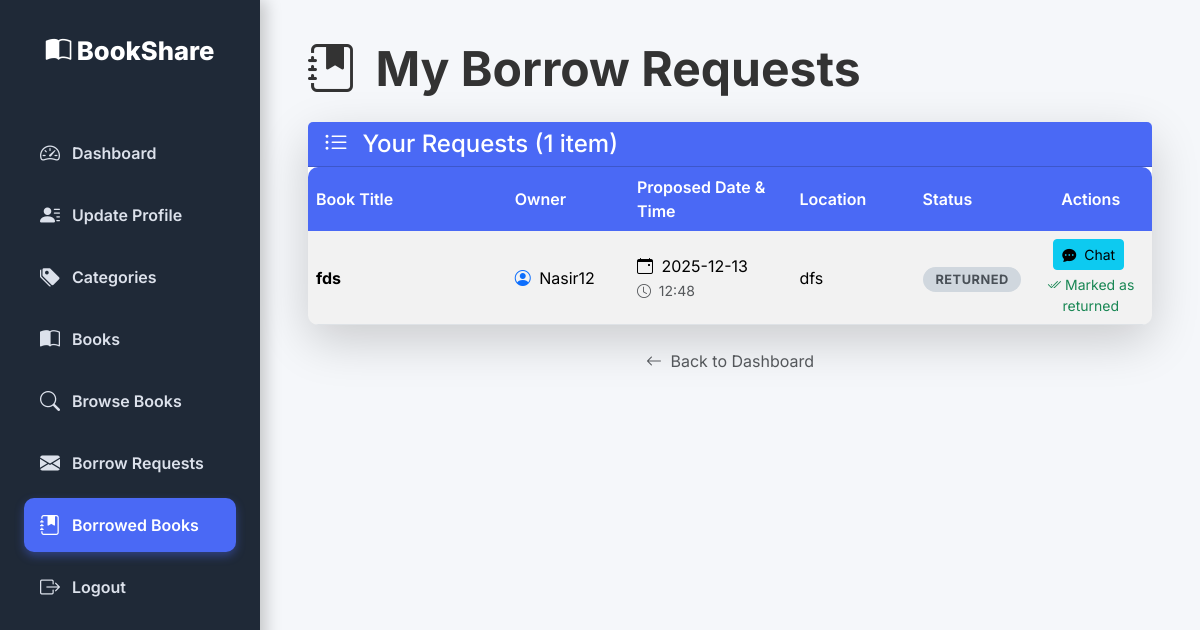
The app's page /borrowed-books (signed in) with its own data.
### models.py (models this page shows, shortened)
class BorrowRequest(db.Model):
    __tablename__ = 'borrow_requests'
    id = db.Column(db.Integer, primary_key=True)
    book_id = db.Column(db.Integer, db.ForeignKey('books.id'), nullable=False)
    borrower_id = db.Column(db.Integer, db.ForeignKey('users.id'), nullable=False)
    owner_id = db.Column(db.Integer, db.ForeignKey('users.id'), nullable=False)
    proposed_date = db.Column(db.String(20), nullable=False)      # e.g., "2025-12-14"
    proposed_time = db.Column(db.String(10), nullable=False)      # e.g., "14:30"
    proposed_location = db.Column(db.String(255), nullable=False)
    owner_proposed_date = db.Column(db.String(20), nullable=True)
    owner_proposed_time = db.Column(db.String(10), nullable=True)
    status = db.Column(
        db.Enum(BorrowStatus),
        default=BorrowStatus.pending,
        nullable=False
    )
    created_at = db.Column(db.DateTime, default=datetime.utcnow, nullable=False)
    updated_at = db.Column(db.DateTime, default=datetime.utcnow, onupdate=datetime.utcnow)
    book = db.relationship('Book', backref='borrow_requests', lazy=True)
    borrower = db.relationship('User', foreign_keys=[borrower_id], backref='outgoing_requests', lazy=True)
    owner = db.relationship('User', foreign_keys=[owner_id], backref='incoming_requests', lazy=True)

class Book(db.Model):
    __tablename__ = 'books'
    id = db.Column(db.Integer, primary_key=True)
    owner_id = db.Column(db.Integer, db.ForeignKey('users.id'), nullable=False, index=True)
    category_id = db.Column(db.Integer, db.ForeignKey('categories.id'), index=True)
    title = db.Column(db.String(200), nullable=False)
    author = db.Column(db.String(150), nullable=False)
    description = db.Column(db.Text)
    book_image = db.Column(db.String(255))
    book_type = db.Column(db.String(20), nullable=False)  # 'physical' or 'digital'
    status = db.Column(
        db.Enum('available', 'unavailable', name='book_status'),
        default='available',
        nullable=False
    )
    physical_location = db.Column(db.String(255))
    file_path = db.Column(db.String(255))
    download_link = db.Column(db.String(255))
    created_at = db.Column(db.DateTime, default=datetime.utcnow, nullable=False)
    category = db.relationship('Category', backref='books', lazy=True)
    owner = db.relationship('User', backref='books', lazy=True)

class User(UserMixin, db.Model):
    __tablename__ = 'users'
    id = db.Column(db.Integer, primary_key=True)
    username = db.Column(db.String(80), unique=True, nullable=False, index=True)
    email = db.Column(db.String(120), unique=True, nullable=False, index=True)
    password_hash = db.Column(db.String(255), nullable=False)
    full_name = db.Column(db.String(100))
    location = db.Column(db.String(100))
    profile_picture = db.Column(db.String(200))  # Relative path
    status = db.Column(
        db.Enum(UserStatus),
        default=UserStatus.unblocked,
        nullable=False
    )
    created_at = db.Column(db.DateTime, default=datetime.utcnow, nullable=False)
    @property
    def is_active(self) -> bool:
        return self.status == UserStatus.unblocked
    @property
    def is_admin(self):
        return False

### app.py (the view)
@app.route('/borrowed-books')
@login_required
def borrowed_books():
    requests = BorrowRequest.query.filter_by(borrower_id=current_user.id)\
                                  .order_by(BorrowRequest.created_at.desc()).all()
    return render_template('borrowed_books.html', requests=requests)

### app.py (called while the page is built)
@login_manager.user_loader
def load_user(user_id):
    try:
        uid = int(user_id)
    except (TypeError, ValueError):
        return None
    user = User.query.get(uid)
    if user:
        return user
    if uid == 999999:
        return Admin.query.get(uid)
    return None

### templates/borrowed_books.html (shortened to what this page needs)
{% extends "base.html" %}
{% block content %}
<div class="container-fluid p-0">
    <h2 class="mb-4 display-5 fw-bold" style="color: var(--text-color);">
        <i class="bi bi-journal-bookmark-fill me-2"></i> My Borrow Requests
    </h2>
    <div class="card shadow-lg">
        <div class="card-header">
            <h4 class="mb-0 text-white">
                <i class="bi bi-list-ul me-2"></i>
                Your Requests ({{ requests|length }} item{% if requests|length != 1 %}s{% endif %})
            </h4>
        </div>
        <div class="card-body p-0">
            <div class="table-responsive">
                <table class="table table-striped table-hover mb-0">
                    <thead>
                        <tr>
                            <th scope="col" style="width: 25%;">Book Title</th>
                            <th scope="col" style="width: 15%;">Owner</th>
                            <th scope="col" style="width: 20%;">Proposed Date & Time</th>
                            <th scope="col" style="width: 15%;">Location</th>
                            <th scope="col" style="width: 10%;">Status</th>
                            <th scope="col" class="text-center" style="width: 15%;">Actions</th>
                        </tr>
                    </thead>
                    <tbody>
                        {% if requests %}
                            {% for req in requests %}
                            <tr>
                                <td class="fw-bold">{{ req.book.title }}</td>
                                <td>
                                    <i class="bi bi-person-circle me-1 text-primary"></i>
                                    {{ req.owner.username }}
                                </td>
                                <td>
                                    {% if req.proposed_date and req.proposed_time %}
                                        <span class="d-block">
                                            <i class="bi bi-calendar-event me-1"></i>
                                            {{ req.proposed_date }}
                                        </span>
                                        <span class="text-muted small">
                                            <i class="bi bi-clock me-1"></i>
                                            {{ req.proposed_time }}
                                        </span>
                                    {% else %}
                                        <span class="text-muted">—</span>
                                    {% endif %}
                                </td>
                                <td>{{ req.proposed_location or '—' }}</td>
                                <td>
                                    {% if req.status.value == 'pending' %}
                                        <span class="borrow-status-label status-pending">Pending</span>
                                    {% elif req.status.value == 'accepted' %}
                                        <span class="borrow-status-label status-accepted">Accepted</span>
                                    {% elif req.status.value == 'rejected' %}
                                        <span class="borrow-status-label status-rejected">Rejected</span>
                                    {% elif req.status.value == 'modified' %}
                                        <span class="borrow-status-label status-modified">Counter-Proposed</span>
                                    {% elif req.status.value == 'returned' %}
                                        <span class="borrow-status-label status-returned">Returned</span>
                                    {% else %}
                                        <span class="borrow-status-label">{{ req.status.value|title }}</span>
                                    {% endif %}
                                </td>
                                <td class="text-center">
                                    <a href="{{ url_for('messages', borrow_request_id=req.id) }}"
                                       class="btn btn-sm btn-info me-1">
                                        <i class="bi bi-chat-dots-fill me-1"></i> Chat
                                    </a>
                                    {% if req.status.value == 'returned' %}
                                        <span class="text-success small d-block mt-1">
                                            <i class="bi bi-check2-all"></i> Marked as returned
                                        </span>
                                    {% endif %}
                                </td>
                            </tr>
                            {% endfor %}
                        {% endif %}
                    </tbody>
                </table>
            </div>
        </div>
    </div>
    <div class="text-center mt-4">
        <a href="{{ url_for('dashboard') }}" class="text-muted text-decoration-none">
            <i class="bi bi-arrow-left me-1"></i> Back to Dashboard
        </a>
    </div>
</div>
{% endblock %}

### templates/base.html (style rules this page uses)
:root { --primary-color: #4A69F5; --primary-hover: #354FC2; --sidebar-bg: #1f2937; --text-color: #333; --light-bg: #f5f7fa; --card-shadow: 0 6px 15px rgba(0, 0, 0, 0.08); --transition-speed: 0.3s; }
body { font-family: 'Inter', sans-serif; background-color: var(--light-bg); color: var(--text-color); min-height: 100vh; }
.card { border: none; border-radius: 16px; box-shadow: var(--card-shadow); transition: transform 0.3s ease; }
.card-header { background: var(--primary-color); color: white; font-weight: 700; border-top-left-radius: 16px; border-top-right-radius: 16px; }
.borrow-status-label { font-size: 0.8rem; padding: 0.4em 1em; border-radius: 50px; font-weight: 700; text-transform: uppercase; letter-spacing: 0.5px; }
.status-returned { background: #d0d7de; color: #495057; }
.table { border-collapse: separate; border-spacing: 0; border-radius: 10px; overflow: hidden; }
.table th { background: var(--primary-color); color: #fff; font-weight: 600; border: none; vertical-align: middle; }
.table td { vertical-align: middle; }
.table-striped tbody tr:nth-of-type(odd) { background-color: rgba(0, 0, 0, 0.03); }

### records on screen
BorrowRequest: book "fds", owner.username "Nasir12", proposed_date "2025-12-13", proposed_time "12:48", proposed_location "dfs", status "RETURNED"

### other values on screen
{{ requests|length }} "1"
